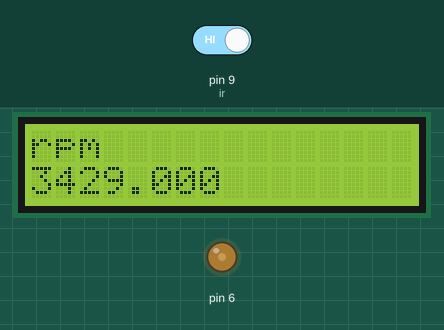
Bench run of a sketch on a simulated Arduino Uno, built with avr-gcc and run on an emulated ATmega328P. On the bench: 16×2 character LCD, output pins drawn as LEDs (lit = HIGH). The test bench sets the inputs (shaded band); at power-on: pin 9 (ir) HIGH. What the sketch prints to the serial monitor is not drawn.

Above: at 1.2 s.
1.3 s: pin 9 (ir) driven LOW
At 2.4 s:
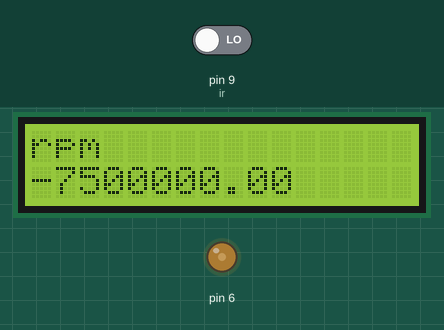
3.0 s: pin 9 (ir) driven HIGH
At 3.4 s:
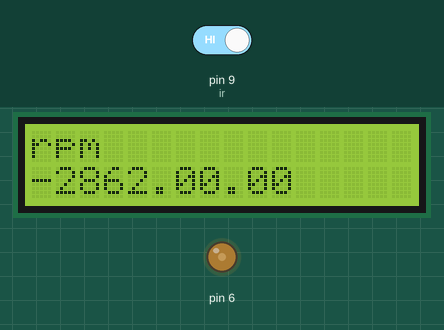
5.0 s: pin 9 (ir) driven LOW
At 8.0 s:
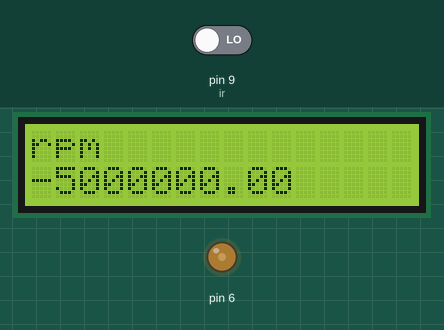
Timing chart, 0 to 9.5 s (numbered marks = the images above; inputs shaded):
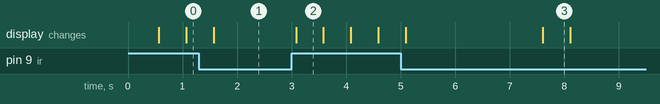

Measured:
- after the input at 3.0 s, the display: changes after 0.08 s (image 2)
- what the display in image 2 shows lasts 0.5 s, from 3.1 s to 3.6 s

The sketch:

rpmmeasuremenrtcode.ino
```cpp
#include <LiquidCrystal.h>
int Contrast=75;
 LiquidCrystal lcd(12, 11, 5, 4, 3, 2);

static uint32_t oldtime, newtime = 0;
//DateTime now;
//int oldtime;
//int newtime=0;
int time1;
int ir =9;
int state;
float rpm=0;
void setup() { analogWrite(6,Contrast);
     lcd.begin(16, 2);
  Serial.begin(9600);
  pinMode(ir,INPUT);

}

void loop() {
   lcd.setCursor(0, 0);
     lcd.print("rpm");
    lcd.setCursor(0, 1);

     lcd.print(-rpm);
     delay(500);
  oldtime=micros();
 //Serial.println(oldtime);
  state=digitalRead(ir);
   if(!state)
   {
   newtime=micros();
   //Serial.println(newtime);
   }
  time1=newtime-oldtime;
 // Serial.println("time taken:");
  //Serial.println(time1);
  rpm=1*60000000/time1;
  //Serial.println("the rpm of the given wheel is");
  if(newtime==0){Serial.println("rpm is 0");}else{Serial.println(-rpm);}
//delay(1000);


}
```
